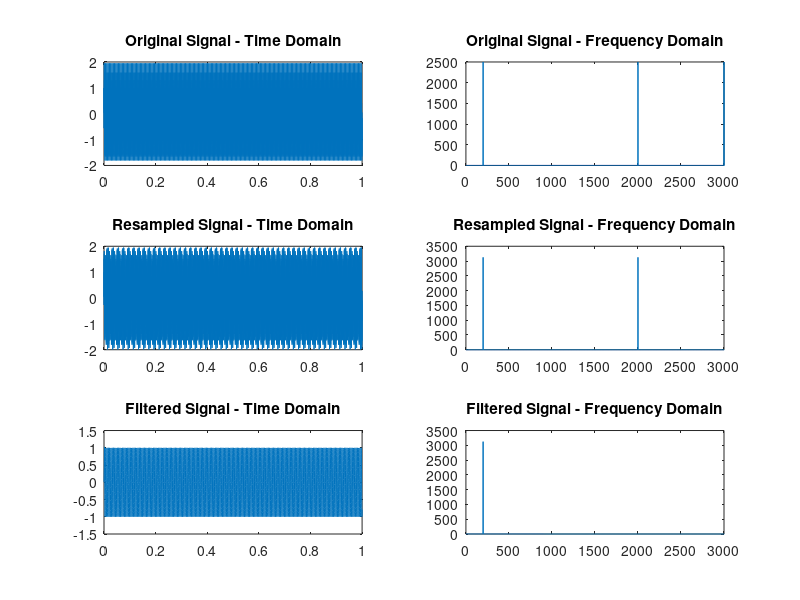

Reproduce this figure in MATLAB.
fs = 5000;
fs_new = 5000 * (5/4);

t = 0:1/fs:1-1/fs;
t_resampled = 0:1/fs_new:1-1/fs_new;

x = sin(2*pi*200*t) + cos(2*pi*2000*t);

x_resampled = resample(x, 5, 4);

f_cutoff = 1000;
[b, a] = butter(6, f_cutoff/(fs_new/2));
x_filtered = filter(b, a, x_resampled);

figure;
subplot(3,2,1);
plot(t, x);
title('Original Signal - Time Domain');

subplot(3,2,3);
plot(t_resampled, x_resampled);
title('Resampled Signal - Time Domain');

subplot(3,2,5);
plot(t_resampled, x_filtered);
title('Filtered Signal - Time Domain');

X = fft(x);
f = (0:length(X)-1)*fs/length(X);
subplot(3,2,2);
plot(f, abs(X));
title('Original Signal - Frequency Domain');
xlim([0 3000]);

X_resampled = fft(x_resampled);
f_resampled = (0:length(X_resampled)-1)*fs_new/length(X_resampled);
subplot(3,2,4);
plot(f_resampled, abs(X_resampled));
title('Resampled Signal - Frequency Domain');
xlim([0 3000]);

X_filtered = fft(x_filtered);
subplot(3,2,6);
plot(f_resampled, abs(X_filtered));
title('Filtered Signal - Frequency Domain');
xlim([0 3000]);


